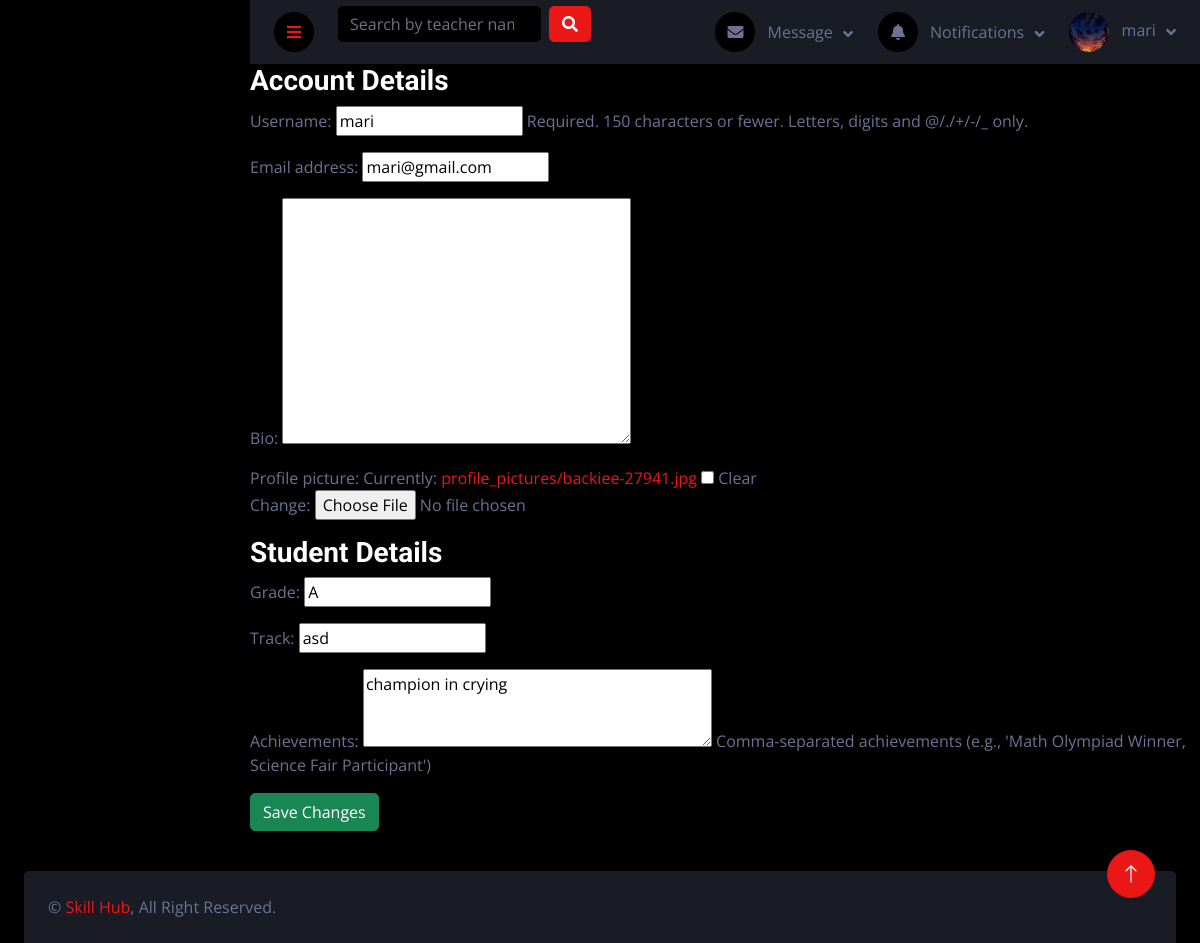
Page /teaching/profile-student/edit/ (signed in) on the committed database.
### users/models.py (models this page shows, shortened)
class User(AbstractUser):
    ROLES = (
        ('student', 'Student'),
        ('teacher', 'Teacher'),
    )
    role = models.CharField(max_length=10, choices=ROLES)
    bio = models.TextField(blank=True, null=True)
    profile_picture = models.ImageField(upload_to='profile_pictures/', blank=True, null=True)
    date_joined = models.DateTimeField(auto_now_add=True)
    updated_at = models.DateTimeField(auto_now=True)
    class Meta:
        verbose_name = 'User'
        verbose_name_plural = 'Users'

### teaching/models.py (models this page shows)
class Student(models.Model):
    user = models.OneToOneField(User, on_delete=models.CASCADE)
    grade = models.CharField(max_length=10)
    track = models.CharField(max_length=50)
    join_date = models.DateField(auto_now_add=True)
    total_hours = models.PositiveIntegerField(default=0)
    subject_count = models.PositiveIntegerField(default=0)
    achievements = models.TextField(help_text="Comma-separated achievements")

### teaching/views.py (the view)
# urls.py: path('profile-student/edit/',  views.edit_student_profile, name='edit_student_profile'),
@login_required
def edit_student_profile(request):
    student, created = Student.objects.get_or_create(user=request.user)
    if request.method == 'POST':
        user_form = UserUpdateForm(request.POST, request.FILES, instance=request.user)
        student_form = StudentUpdateForm(request.POST, instance=student)
        if user_form.is_valid() and student_form.is_valid():
            user_form.save()
            student_form.save()
            messages.success(request, 'Profile updated successfully!')
            return redirect('profile_student')
    else:
        user_form = UserUpdateForm(instance=request.user)
        student_form = StudentUpdateForm(instance=student)
    return render(request, 'teaching/student_profile_edit.html', {
        'user_form': user_form,
        'student_form': student_form,
    })

### users/forms.py
class UserUpdateForm(forms.ModelForm):
    class Meta:
        model = User
        fields = ('username', 'email', 'bio', 'profile_picture')

### teaching/forms.py (shortened to what this page needs)
class StudentUpdateForm(forms.ModelForm):
    achievements = forms.CharField(
        required=False,
        widget=forms.Textarea(attrs={'rows': 3, 'placeholder': 'Comma-separated achievements'}),
        help_text="Comma-separated achievements (e.g., 'Math Olympiad Winner, Science Fair Participant')",
    )
    class Meta:
        model = Student
        fields = ['grade', 'track', 'achievements']

### bookings/context_processors.py (called while the page is built)
def unread_notifications(request):
    if request.user.is_authenticated:
        notifications = Notification.objects.filter(recipient=request.user, is_read=False)
        return {'notifications': notifications}
    return {'notifications': []}

### users/context_processors.py (called while the page is built)
def navbar_data(request):
    if request.user.is_authenticated:
        messages = Message.objects.filter(receiver=request.user).order_by('-timestamp')[:5]
        notifications = Notification.objects.filter(user=request.user).order_by('-timestamp')[:5]
        return {'messages': messages, 'notifications': notifications}
    return {}

### teaching/templates/teaching/student_profile_edit.html (shortened to what this page needs)
{% extends 'base.html' %}
{% block content %}
<form method="post" enctype="multipart/form-data">
    <h3>Account Details</h3>
    {{ user_form.as_p }}
    <h3>Student Details</h3>
    {{ student_form.as_p }}
    <button type="submit" class="btn btn-success">Save Changes</button>
</form>
{% endblock %}

### templates/components/navbar.html (shortened to what this page needs)
<nav class="navbar navbar-expand bg-secondary navbar-dark sticky-top px-4 py-0">
    <a href="#" class="sidebar-toggler flex-shrink-0">
        <i class="fa fa-bars"></i>
    </a>
    <form class="d-none d-md-flex ms-4" action="{% url 'search_teachers' %}" method="get">
        <input
                class="form-control bg-dark border-0"
                type="search"
                name="q"
                placeholder="Search by teacher name or skill..."
                value="{{ request.GET.q|default:'' }}">
        <button class="btn btn-primary ms-2" type="submit">
            <i class="fa fa-search"></i>
        </button>
    </form>
    <div class="navbar-nav align-items-center ms-auto">
        <div class="nav-item dropdown">
            <a href="#" class="nav-link dropdown-toggle" data-bs-toggle="dropdown">
                <i class="fa fa-envelope me-lg-2"></i>
                <span class="d-none d-lg-inline-flex">Message</span>
            </a>
        </div>
        <div class="nav-item dropdown">
            <a href="#" class="nav-link dropdown-toggle" data-bs-toggle="dropdown">
                <i class="fa fa-bell me-lg-2"></i>
                <span class="d-none d-lg-inline-flex">Notifications</span>
            </a>
        </div>
        <div class="nav-item dropdown">
            <a href="#" class="nav-link dropdown-toggle" data-bs-toggle="dropdown">
                {% if user.profile_picture %}
                <img class="rounded-circle me-lg-2" src="{{ user.profile_picture.url }}" alt=""
                     style="width: 40px; height: 40px;">
                {% else %}
                <div class="rounded-circle me-lg-2 bg-light d-flex align-items-center justify-content-center"
                     style="width: 40px; height: 40px;">
                    <i class="fas fa-user"></i>
                </div>
                {% endif %}
                <span class="d-none d-lg-inline-flex">{{ request.user.username }}</span>
            </a>
        </div>
    </div>
</nav>

### static/css/style.css (style rules this page uses)
:root { --primary: #EB1616; --secondary: #191C24; --light: #6C7293; --dark: #000000; }
.btn { transition: .5s; }
.content .navbar .navbar-nav .nav-link { margin-left: 25px; padding: 12px 0; color: var(--light); outline: none; }
.content .navbar .sidebar-toggler, .content .navbar .navbar-nav .nav-link i { width: 40px; height: 40px; display: inline-flex; align-items: center; justify-content: center; background: var(--dark); border-radius: 40px; }
.content .navbar .dropdown-toggle::after { margin-left: 6px; vertical-align: middle; border: none; content: "\f107"; font-family: "Font Awesome 5 Free"; font-weight: 900; transition: .5s; }

### rows in the picture
User: profile_picture (picture), user.username "mari", username "mari", email "mari@gmail.com"
Student: grade "A", track "asd", achievements "champion in crying"
